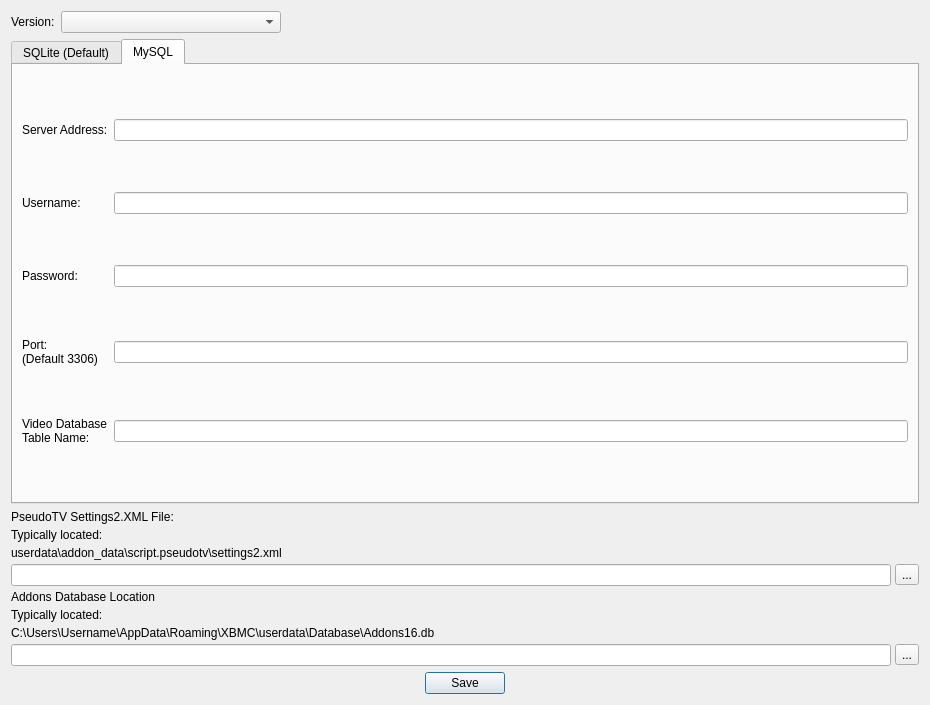
<?xml version="1.0" encoding="UTF-8"?>
<ui version="4.0">
 <class>Dialog</class>
 <widget class="QDialog" name="Dialog">
  <property name="geometry">
   <rect>
    <x>0</x>
    <y>0</y>
    <width>930</width>
    <height>705</height>
   </rect>
  </property>
  <property name="windowTitle">
   <string>Dialog</string>
  </property>
  <layout class="QVBoxLayout" name="verticalLayout_2">
   <item>
    <layout class="QHBoxLayout" name="horizontalLayout_10">
     <item>
      <widget class="QLabel" name="label">
       <property name="text">
        <string>Version:</string>
       </property>
      </widget>
     </item>
     <item>
      <widget class="QComboBox" name="comboBox">
       <property name="sizePolicy">
        <sizepolicy hsizetype="Expanding" vsizetype="Fixed">
         <horstretch>0</horstretch>
         <verstretch>0</verstretch>
        </sizepolicy>
       </property>
       <property name="maximumSize">
        <size>
         <width>220</width>
         <height>16777215</height>
        </size>
       </property>
      </widget>
     </item>
     <item>
      <spacer name="horizontalSpacer_3">
       <property name="orientation">
        <enum>Qt::Horizontal</enum>
       </property>
       <property name="sizeType">
        <enum>QSizePolicy::MinimumExpanding</enum>
       </property>
       <property name="sizeHint" stdset="0">
        <size>
         <width>40</width>
         <height>20</height>
        </size>
       </property>
      </spacer>
     </item>
    </layout>
   </item>
   <item>
    <widget class="QTabWidget" name="tabWidget">
     <property name="currentIndex">
      <number>1</number>
     </property>
     <widget class="QWidget" name="tab">
      <attribute name="title">
       <string>SQLite (Default)</string>
      </attribute>
      <widget class="QLabel" name="label_8">
       <property name="geometry">
        <rect>
         <x>10</x>
         <y>60</y>
         <width>594</width>
         <height>21</height>
        </rect>
       </property>
       <property name="text">
        <string>userdata\addon_data\script.pseudotv\settings2.xml</string>
       </property>
      </widget>
      <widget class="QLabel" name="label_9">
       <property name="geometry">
        <rect>
         <x>10</x>
         <y>35</y>
         <width>594</width>
         <height>21</height>
        </rect>
       </property>
       <property name="text">
        <string>Typically located:</string>
       </property>
      </widget>
      <widget class="QWidget" name="layoutWidget">
       <property name="geometry">
        <rect>
         <x>10</x>
         <y>85</y>
         <width>594</width>
         <height>29</height>
        </rect>
       </property>
       <layout class="QHBoxLayout" name="horizontalLayout_4">
        <item>
         <widget class="QLineEdit" name="lineEdit_3"/>
        </item>
        <item>
         <widget class="QToolButton" name="toolButton_3">
          <property name="text">
           <string>...</string>
          </property>
         </widget>
        </item>
       </layout>
      </widget>
      <widget class="QLabel" name="label_10">
       <property name="geometry">
        <rect>
         <x>10</x>
         <y>10</y>
         <width>594</width>
         <height>21</height>
        </rect>
       </property>
       <property name="text">
        <string>PseudoTV Settings2.XML File:</string>
       </property>
      </widget>
     </widget>
     <widget class="QWidget" name="tab_2">
      <attribute name="title">
       <string>MySQL</string>
      </attribute>
      <layout class="QGridLayout" name="gridLayout">
       <item row="2" column="0">
        <widget class="QLabel" name="label_13">
         <property name="text">
          <string>Password:</string>
         </property>
        </widget>
       </item>
       <item row="3" column="0">
        <widget class="QLabel" name="label_14">
         <property name="text">
          <string>Port:
(Default 3306)</string>
         </property>
        </widget>
       </item>
       <item row="1" column="0">
        <widget class="QLabel" name="label_12">
         <property name="text">
          <string>Username:</string>
         </property>
        </widget>
       </item>
       <item row="0" column="0">
        <widget class="QLabel" name="label_11">
         <property name="text">
          <string>Server Address:</string>
         </property>
        </widget>
       </item>
       <item row="4" column="0">
        <widget class="QLabel" name="label_15">
         <property name="text">
          <string>Video Database
Table Name:</string>
         </property>
        </widget>
       </item>
       <item row="0" column="1">
        <widget class="QLineEdit" name="lineEdit_4"/>
       </item>
       <item row="1" column="1">
        <widget class="QLineEdit" name="lineEdit_5"/>
       </item>
       <item row="2" column="1">
        <widget class="QLineEdit" name="lineEdit_6"/>
       </item>
       <item row="3" column="1">
        <widget class="QLineEdit" name="lineEdit_7"/>
       </item>
       <item row="4" column="1">
        <widget class="QLineEdit" name="lineEdit_8"/>
       </item>
      </layout>
     </widget>
    </widget>
   </item>
   <item>
    <layout class="QVBoxLayout" name="verticalLayout">
     <property name="spacing">
      <number>4</number>
     </property>
     <item>
      <widget class="QLabel" name="label_2">
       <property name="text">
        <string>PseudoTV Settings2.XML File:</string>
       </property>
      </widget>
     </item>
     <item>
      <widget class="QLabel" name="label_3">
       <property name="text">
        <string>Typically located:</string>
       </property>
      </widget>
     </item>
     <item>
      <widget class="QLabel" name="label_4">
       <property name="text">
        <string>userdata\addon_data\script.pseudotv\settings2.xml</string>
       </property>
      </widget>
     </item>
     <item>
      <layout class="QHBoxLayout" name="horizontalLayout_2">
       <item>
        <widget class="QLineEdit" name="lineEdit"/>
       </item>
       <item>
        <widget class="QToolButton" name="toolButton">
         <property name="text">
          <string>...</string>
         </property>
        </widget>
       </item>
      </layout>
     </item>
     <item>
      <widget class="QLabel" name="label_5">
       <property name="text">
        <string>Addons Database Location</string>
       </property>
      </widget>
     </item>
     <item>
      <widget class="QLabel" name="label_6">
       <property name="text">
        <string>Typically located:</string>
       </property>
      </widget>
     </item>
     <item>
      <widget class="QLabel" name="label_7">
       <property name="text">
        <string>C:\Users\Username\AppData\Roaming\XBMC\userdata\Database\Addons16.db</string>
       </property>
      </widget>
     </item>
     <item>
      <layout class="QHBoxLayout" name="horizontalLayout_3">
       <item>
        <widget class="QLineEdit" name="lineEdit_2"/>
       </item>
       <item>
        <widget class="QToolButton" name="toolButton_2">
         <property name="text">
          <string>...</string>
         </property>
        </widget>
       </item>
      </layout>
     </item>
    </layout>
   </item>
   <item>
    <layout class="QHBoxLayout" name="horizontalLayout_9">
     <item>
      <spacer name="horizontalSpacer">
       <property name="orientation">
        <enum>Qt::Horizontal</enum>
       </property>
       <property name="sizeHint" stdset="0">
        <size>
         <width>40</width>
         <height>20</height>
        </size>
       </property>
      </spacer>
     </item>
     <item>
      <widget class="QPushButton" name="pushButton">
       <property name="text">
        <string>Save</string>
       </property>
      </widget>
     </item>
     <item>
      <spacer name="horizontalSpacer_2">
       <property name="orientation">
        <enum>Qt::Horizontal</enum>
       </property>
       <property name="sizeHint" stdset="0">
        <size>
         <width>40</width>
         <height>20</height>
        </size>
       </property>
      </spacer>
     </item>
    </layout>
   </item>
  </layout>
 </widget>
 <resources/>
 <connections/>
</ui>
